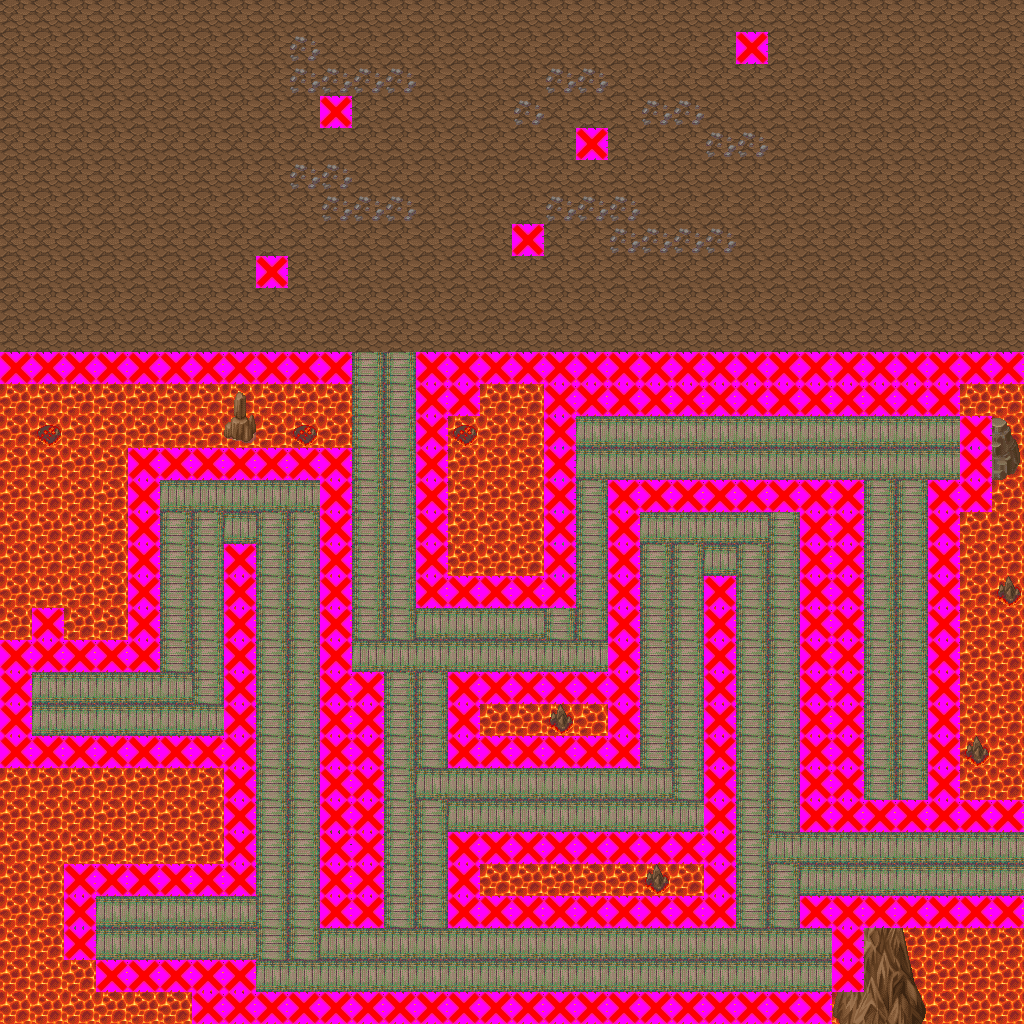

Rendered tile map (Tiled .tmx) drawn with the repository's tilesets; below, a short description and the map source with its tile grids summarised:
An orthogonal 32x32 tile map with 32x32 px tiles, 5 tile layers (Layer 1, Layer 2, Layer 3, Clip, ...), 8 tilesets and 4 objects (Portal, Portal2, Portal3, Portal4).

<map version="1.0" orientation="orthogonal" width="32" height="32" tilewidth="32" tileheight="32">
 <tileset firstgid="1" name="Rock" tilewidth="32" tileheight="32">
  <image source="rock.png" />
  <tile id="0">
   <properties>
    <property name="TileType" value="0" />
    <property name="TileType" value="0" />
    <property name="TileType" value="0" />
   </properties>
  </tile>
 </tileset>
 <tileset firstgid="2" name="Lava" tilewidth="32" tileheight="32">
  <image source="lava.png" />
  <tile id="0">
   <properties>
    <property name="TileType" value="1" />
    <property name="TileType" value="1" />
    <property name="TileType" value="1" />
   </properties>
  </tile>
 </tileset>
 <tileset firstgid="3" name="FireEnemy" tilewidth="32" tileheight="32">
  <image source="FireEnemyIcon.png" trans="ff00ff" />
  <tile id="0">
   <properties>
    <property name="Type" value="Fire" />
    <property name="Type" value="Fire" />
    <property name="Type" value="Fire" />
   </properties>
  </tile>
 </tileset>
 <tileset firstgid="4" name="Clip" tilewidth="32" tileheight="32">
  <image source="solid.jpg" trans="ff00ff" />
 </tileset>
 <tileset firstgid="5" name="MountainPieces" tilewidth="32" tileheight="32">
  <image source="MountainPieces.png" trans="ffffff" />
 </tileset>
 <tileset firstgid="317" name="ConnectionLavat" tilewidth="32" tileheight="32">
  <image source="ConnectionLavat.png" trans="ffffff" />
 </tileset>
 <tileset firstgid="365" name="LavaGround" tilewidth="32" tileheight="32">
  <image source="LavaGround.png" trans="ffffff" />
 </tileset>
 <tileset firstgid="413" name="Overflow" tilewidth="32" tileheight="32">
  <image source="Overflow.png" trans="ffffff" />
 </tileset>
 <layer name="Layer 1" width="32" height="32">
  <data>[1024 cells, 1024 non-empty, 1 distinct tile ids]</data>
 </layer>
 <layer name="Layer 2" width="32" height="32">
  <data>[1024 cells, 672 non-empty, 2 distinct tile ids]</data>
 </layer>
 <layer name="Layer 3" width="32" height="32">
  <data>[1024 cells, 348 non-empty, 27 distinct tile ids]</data>
 </layer>
 <layer name="Clip" width="32" height="32">
  <data>[1024 cells, 259 non-empty, 1 distinct tile ids]</data>
 </layer>
 <layer name="Enemy" width="32" height="32">
  <data>[1024 cells, 0 non-empty, 0 distinct tile ids]</data>
 </layer>
 <objectgroup name="Objects" width="32" height="32">
  <object name="Portal" x="2" y="0" width="27" height="338">
   <properties>
    <property name="DestinationMap" value="Levels\TestFireMap\Mountain1" />
    <property name="DestinationX" value="29" />
    <property name="DestinationY" value="4" />
   </properties>
  </object>
  <object name="Portal2" x="990" y="850" width="27" height="43">
   <properties>
    <property name="DestinationMap" value="Levels\TestFireMap\Mountain3" />
    <property name="DestinationX" value="1" />
    <property name="DestinationY" value="26" />
   </properties>
  </object>
  <object name="Portal3" x="995" y="5" width="22" height="344">
   <properties>
    <property name="DestinationMap" value="Levels\TestFireMap\Mountain3" />
    <property name="DestinationX" value="1" />
    <property name="DestinationY" value="5" />
   </properties>
  </object>
  <object name="Portal4" x="51" y="10" width="934" height="12">
   <properties>
    <property name="DestinationMap" value="Levels\TestFireMap\Mountain4" />
    <property name="DestinationX" value="15" />
    <property name="DestinationY" value="29" />
   </properties>
  </object>
 </objectgroup>
</map>
